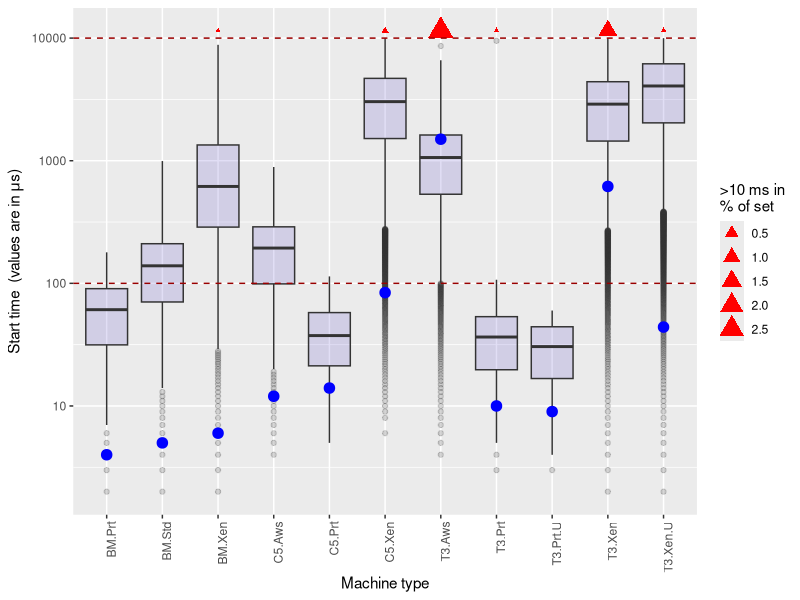

R code for this plot:
#Seven log boxplots with mean 
library(tidyr)
library(ggplot2)
library(reshape2)

myDataC<-read.csv("stats.csv", sep=";")[1:10000,1:12]

myData<-gather(myDataC, "mtype", value, "BM.Std", "BM.Xen", "BM.Prt", "T3.Aws", "T3.Xen", "T3.Xen.U", "T3.Prt", "T3.Prt.U", "C5.Aws","C5.Xen","C5.Prt", na.rm = FALSE, convert = FALSE)
myData<-myData[!(myData$value==0),]

oversh<-read.csv("stats.csv", sep=";")[10005:10005,1:12]
total<-read.csv("stats.csv", sep=";")[10001:10001,1:12]
oversh <- oversh / total * 100
oversh<-gather(oversh, "mtype", value, "BM.Std", "BM.Xen", "BM.Prt",  "T3.Aws", "T3.Xen", "T3.Xen.U", "T3.Prt", "T3.Prt.U", "C5.Aws","C5.Xen","C5.Prt", na.rm = FALSE, convert = FALSE)
oversh<-oversh[!(oversh$value==0),]

means<-read.csv("stats.csv", sep=";")[10003:10003,1:12]
means<-gather(means, "mtype", value, "BM.Std", "BM.Xen", "BM.Prt", "T3.Aws", "T3.Xen", "T3.Xen.U", "T3.Prt", "T3.Prt.U", "C5.Aws","C5.Xen","C5.Prt", na.rm = FALSE, convert = FALSE)

ggplot(myData, aes(x=mtype, y=Time)) + 
	scale_y_continuous(trans='log10') +
    geom_boxplot(fill="slateblue", alpha=0.2) +
    geom_point(data = oversh, aes(x = mtype, y = 11500, size=value), shape=17, , color="red", fill="red") +
    geom_point(data = means, aes(x = mtype, y = value), shape=20, size=5, color="blue", fill="blue") +
    labs(x="Machine type", y= expression(paste("Start time  (values are in ", mu, "s)")), size=">10 ms in\n% of set")+
    geom_hline(yintercept = 100, colour="#990000", linetype="dashed") +
    geom_hline(yintercept = 10000, colour="#990000", linetype="dashed") +
	theme(axis.text.x = element_text(angle = 90, hjust = 1))

